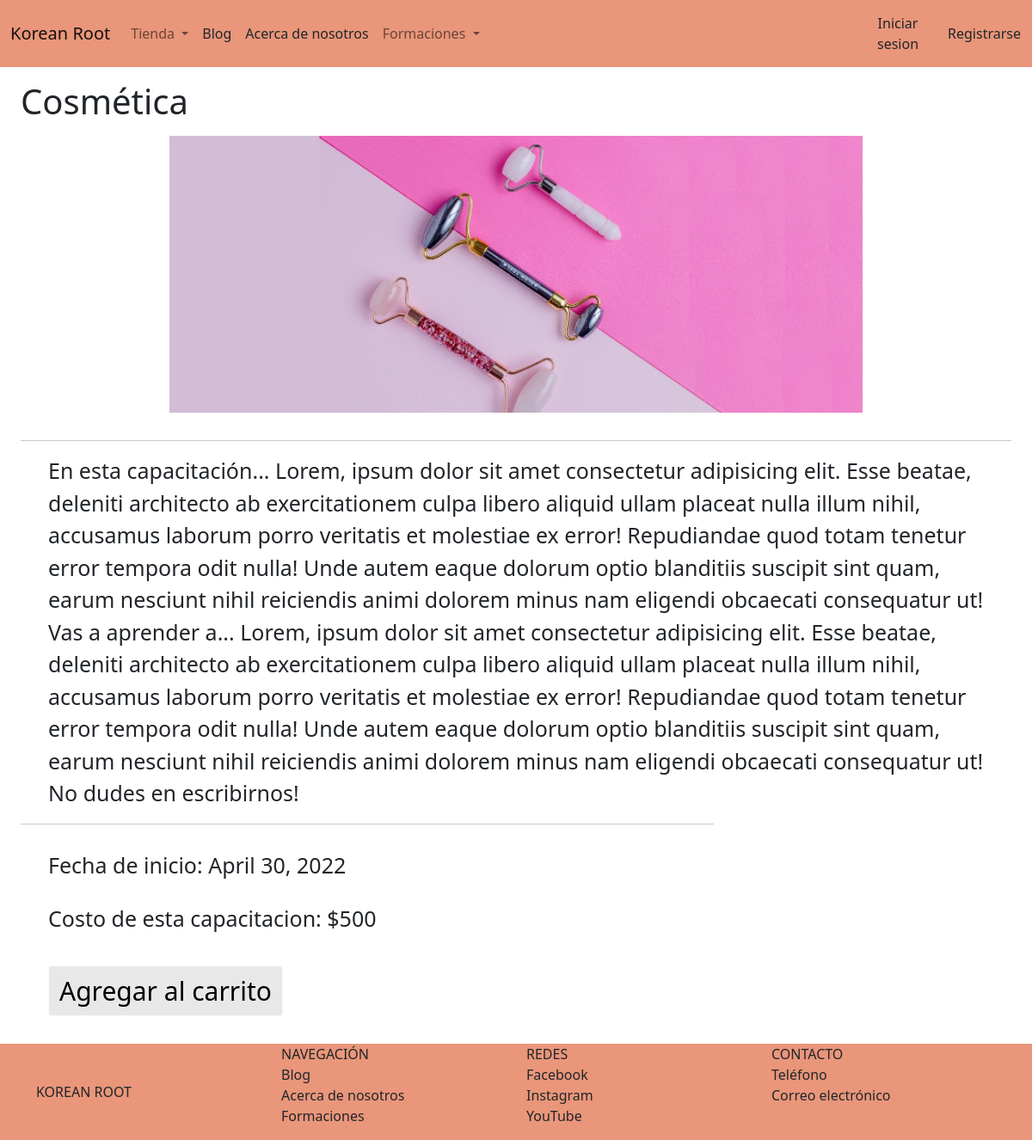
The page /tienda/capacitacionDetalle/1 on the database its author committed.
### AppTienda/models.py (models this page shows, shortened)
class Capacitacion(models.Model):
    nombre = models.CharField(max_length=50)
    precio = models.IntegerField()
    descripcion = models.TextField()
    fecha_inicio = models.DateField(auto_now=False, auto_now_add=False, null = True, blank = True)
    imagen_miniatura = models.ImageField(upload_to='miniaturas_capacitaciones', default = 'miniaturacapacitaciondefault.jpg')
    imagen_portada = models.ImageField(upload_to='portadas_capacitaciones', default = 'portadacapacitaciondefault.jpg')
    link_capacitacion = models.CharField(max_length=255)

### AppTienda/views.py (the view)
# urls.py: path('capacitacionDetalle/<id>', views.capacitacionDetalle, name="capacitacion_detalle"),
def capacitacionDetalle(request,id):
      curso = Capacitacion.objects.get(id=id)
      return render(request, 'AppTienda/formacionDetalle.html', {'curso': curso})

### AppTienda/templates/AppTienda/formacionDetalle.html (shortened to what this page needs)
{% extends 'AppTienda/padre.html' %}
{% load static %}
{% block contenidoQueCambia %}
<div style="border-bottom: 2rem; border-top: 2%; margin-left: 2%; margin-right: 2%;">
    <h1 style="margin-top: 1rem; margin-bottom: 1rem;">{{curso.nombre}}</h1>
    <img src="{{curso.imagen_portada.url}}"
    style=
    "display: block;
    margin-left: auto;
    margin-right: auto;
    margin-bottom: 3rem;
    max-width: 70%;
    max-height: 50%;
    margin-bottom: 2rem;" />
    <hr>
    <article style="margin-left: 2rem; margin-right: 2rem; font-size: 25px;">{{curso.descripcion}}</article>
    <div style="margin-right: 30%;">
        <hr>
    </div>
    <h3 style="margin-left: 2rem; margin-right: 2rem; font-size: 25px; margin-top: 2rem;">Fecha de inicio: {{curso.fecha_inicio}}</h3>
    <h3 style="margin-left: 2rem; margin-right: 2rem; font-size: 25px; margin-top: 2rem;">Costo de esta capacitacion: ${{curso.precio}}</h3>
    <button
    type="button"
    class="btn btn-light"
    style="margin-left: 2rem; margin-right: 2rem; margin-top: 2rem; font-size: 30px; background-color: rgb(233, 232, 232);">
        <a
        href="{% url 'agregar_producto' id=curso.id %}"
        style="text-decoration: none; color:inherit;"
        >
            Agregar al carrito
        </a>
    </button>
</div>
{% endblock %}

### AppTienda/templates/AppTienda/padre.html (style rules this page uses)
.body { background-color:rgb(255, 255, 255); display: flex; flex-direction: column; min-height: 100vh; }

### rows shown on the page
Capacitacion: nombre "Cosmética", imagen_portada (picture), descripcion "En esta capacitación... Lorem, ipsum dolor sit amet consectetur adipisicing elit. Esse beatae, deleniti architecto ab exercitationem culpa libero aliquid ullam placeat nulla illum nihil, accusamus laborum porro veritatis et molestiae ex error! Repudiandae quod totam tenetur error tempora odit nulla! Unde autem eaque dolorum optio blanditiis suscipit sint quam, earum nesciunt nihil reiciendis animi dolorem minus nam eligendi obcaecati consequatur ut! Vas a aprender a... Lorem, ipsum dolor sit amet consectetur adipisicing elit. Esse beatae, deleniti architecto ab exercitationem culpa libero aliquid ullam placeat nulla illum nihil, accusamus laborum porro veritatis et molestiae ex error!…", fecha_inicio "April 30, 2022", precio "500"
